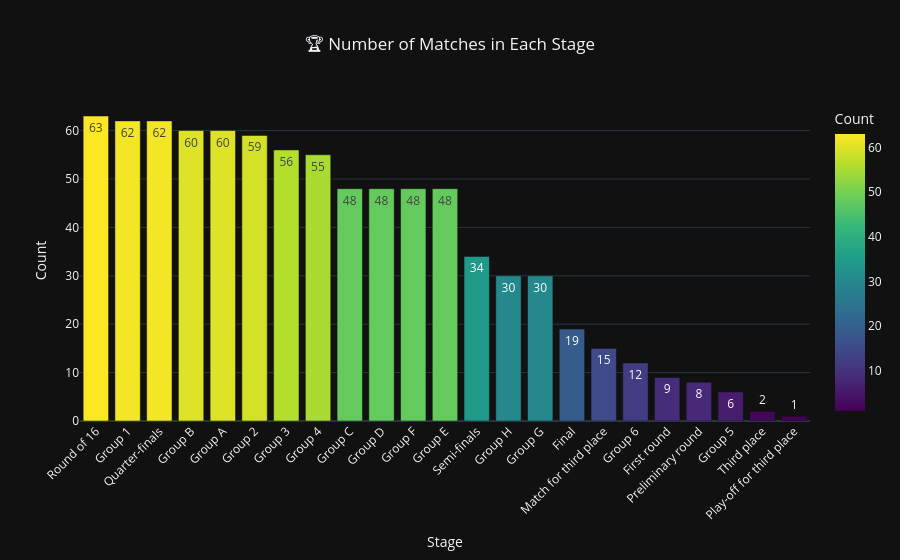

Here is the notebook cell this chart was saved with:
### Code cell
stage_count = df["Stage"].value_counts().reset_index()
stage_count.columns = ["Stage", "Count"]

fig = px.bar(
    stage_count,
    x="Stage",
    y="Count",
    color="Count",
    color_continuous_scale="Viridis",
    title="🏆 Number of Matches in Each Stage",
    template="plotly_dark",
    text="Count",
    
)

fig.update_layout(
    title_x=0.5,
    xaxis_tickangle=-45
)

fig.show()

### Figure 1 — Plotly figure (JSON) as saved in the notebook; plotly's stock layout.template omitted (floating-point values rounded to 4 significant figures)
{"data": [{"hovertemplate": "Stage=%{x}<br>Count=%{marker.color}<extra></extra>", "legendgroup": "", "marker": {"color": [63, 62, 62, 60, 60, 59, 56, 55, 48, 48, 48, 48, 34, 30, 30, 19, 15, 12, 9, 8, 6, 2, 1], "coloraxis": "coloraxis", "pattern": {"shape": ""}}, "name": "", "orientation": "v", "showlegend": false, "text": [63.0, 62.0, 62.0, 60.0, 60.0, 59.0, 56.0, 55.0, 48.0, 48.0, 48.0, 48.0, 34.0, 30.0, 30.0, 19.0, 15.0, 12.0, 9.0, 8.0, 6.0, 2.0, 1.0], "textposition": "auto", "type": "bar", "x": ["Round of 16", "Group 1", "Quarter-finals", "Group B", "Group A", "Group 2", "Group 3", "Group 4", "Group C", "Group D", "Group F", "Group E", "Semi-finals", "Group H", "Group G", "Final", "Match for third place", "Group 6", "First round", "Preliminary round", "Group 5", "Third place", "Play-off for third place"], "xaxis": "x", "y": [63, 62, 62, 60, 60, 59, 56, 55, 48, 48, 48, 48, 34, 30, 30, 19, 15, 12, 9, 8, 6, 2, 1], "yaxis": "y"}], "layout": {"barmode": "relative", "coloraxis": {"autocolorscale": false, "colorbar": {"title": {"text": "Count"}}, "colorscale": [[0, "#440154"], [0.1111, "#482878"], [0.2222, "#3e4989"], [0.3333, "#31688e"], [0.4444, "#26828e"], [0.5556, "#1f9e89"], [0.6667, "#35b779"], [0.7778, "#6ece58"], [0.8889, "#b5de2b"], [1, "#fde725"]]}, "legend": {"tracegroupgap": 0}, "title": {"text": "🏆 Number of Matches in Each Stage", "x": 0.5}, "xaxis": {"anchor": "y", "domain": [0, 1], "tickangle": -45, "title": {"text": "Stage"}}, "yaxis": {"anchor": "x", "domain": [0, 1], "title": {"text": "Count"}}}}
